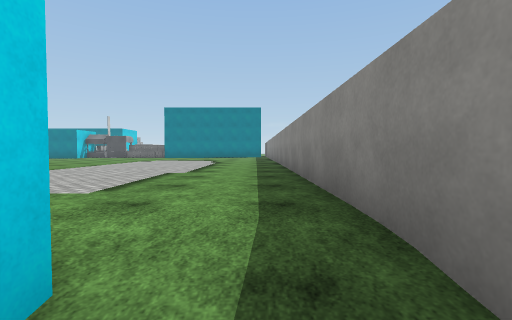
[1] (above)

20 first-person views from a walk through a scene from a Unity 3-D project. The camera is 1.5 m above the floor, tilts 2° down and sees 85° across. The floor is counted in squares, 2 m on a side. Each view is taken from the middle of a square. On the plan, view 1 faces up. The plan holds only what a view shows up to about 10 squares ahead; the rest is blank. The place goes on beyond the plan. The player character is not drawn. Surface patterns are stand-ins for the level's own textures.

[2]
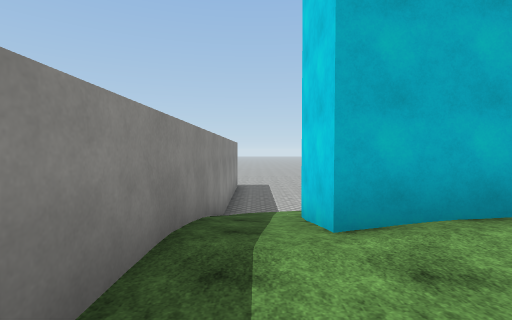

[3]
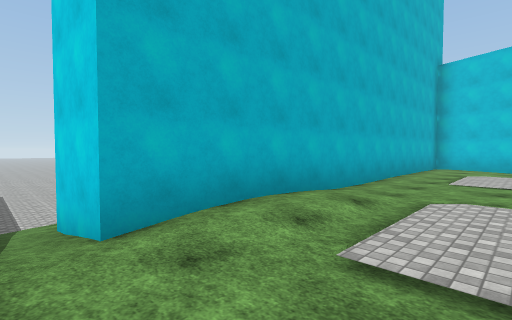

[4]
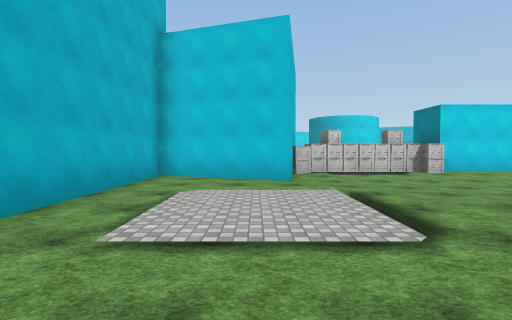

[5]
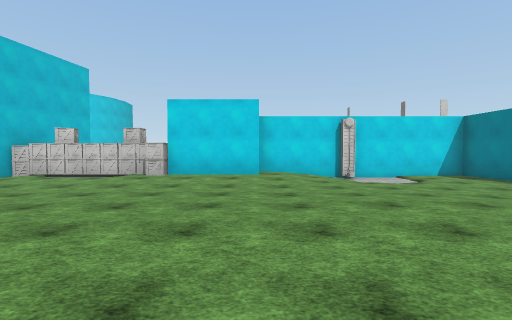

[6]
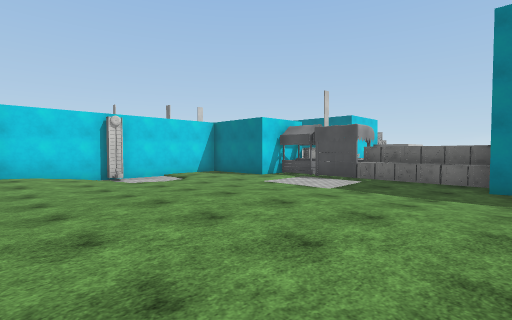

[7]
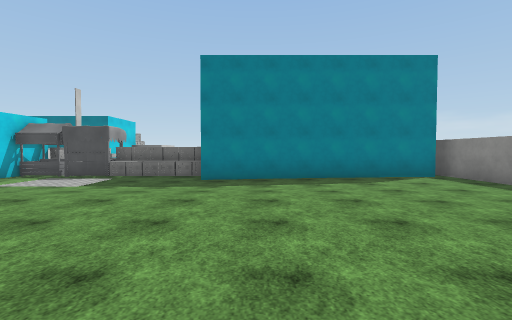

[8]
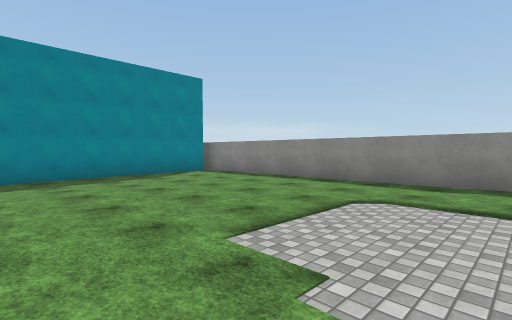

[9]
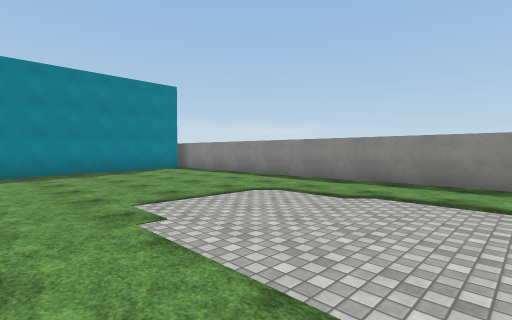

[10]
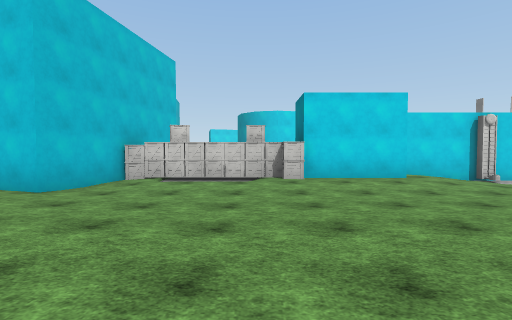

[11]
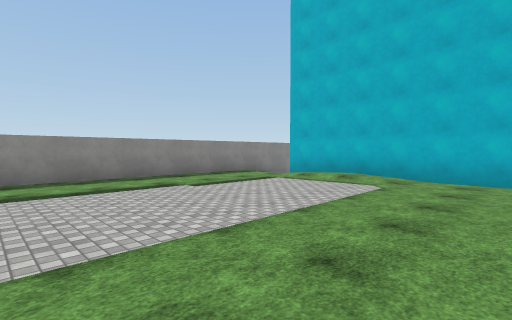

[12]
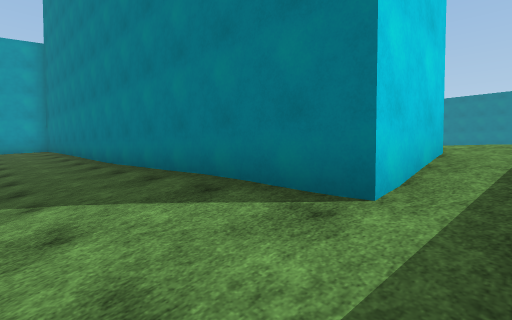

[13]
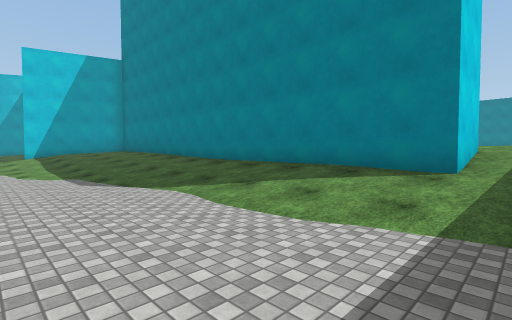

[14]
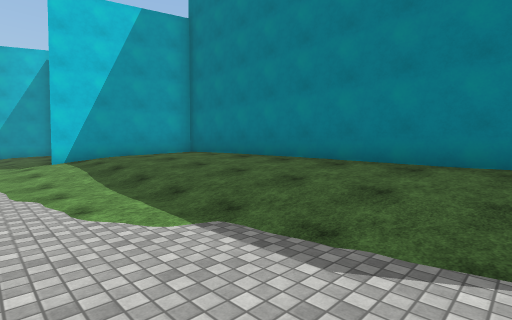

[15]
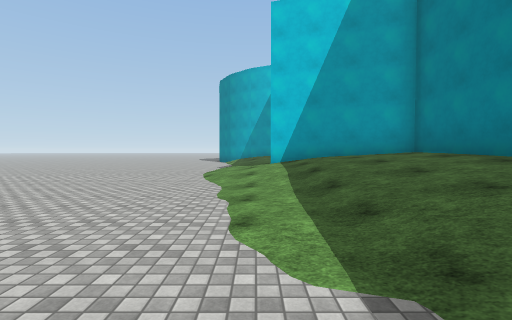

[16]
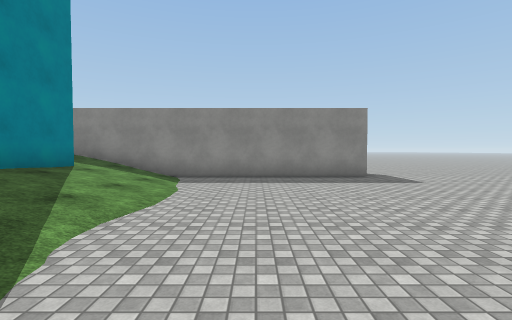

[17]
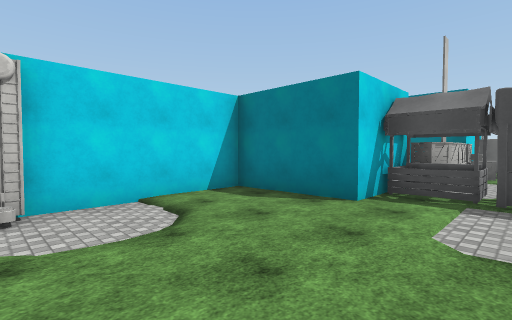

[18]
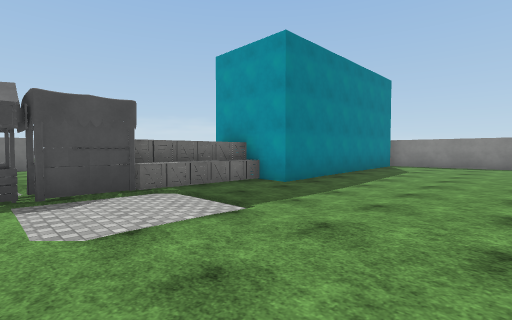

[19]
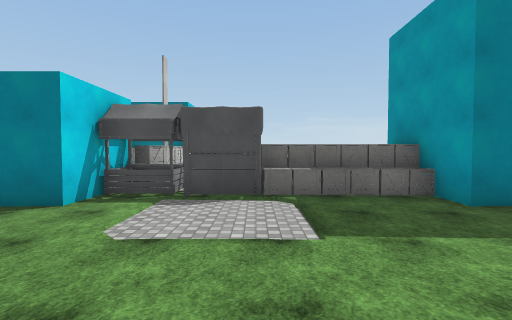

[20]
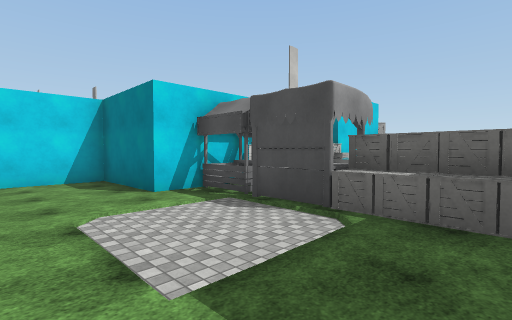

### Floor plan
Key: @ floor where view 1 was taken; # wall or solid block; . main floor; : floor 0.25 m higher than the main floor; - floor 0.25 m lower than the main floor; _ floor 0.5 m lower than the main floor; < floor 1.25 m lower than the main floor; ( floor 1.5 m lower than the main floor; / step, stairs or slope; C crate; O other object.
Columns run from 17 left of view 1 to 1 right of it. Each row starts with its distance up from view 1.
 29      ##
 28     # -
 27    ## -
 26   ##OO-
 25     O--
 24      --
 23     C-/
 22     #OOOCCC
 21  ####-----C########
 20  #-----------.....#
 19  #-----------.....#
 18  #_/-------.......#
 17  #_/--............#
 16  O_/--............#
 15  #/--.............#
 14  #................#
 13  ##...............#
 12   #...............#
 11   #...............#
 10   O...............#
  9  OC/..............#
  8   C/..............#
  7   C/..............#
  6   C...............#
  5   ###.............#
  4     #.............#
  3    ##.............#
  2    #.........:::..#
  1    ##############/#
  0    ##############@#
 -1   ###############/#
 -2   #-_/////////////#
 -3   #///////////////#
 -4   #///////((((((((#
 -5 </////((((((((((((#
 -6 ////((((((((((((((#

Positions as (right, up) in squares from view 1, and headings:
1: (0, 0), facing up
2: (0, 4), facing down
3: (0, 4), facing down-left
4: (-5, 4), facing left
5: (-6, 13), facing left
6: (-6, 13), facing up-left
7: (-5, 12), facing up
8: (-6, 11), facing up-right
9: (-6, 9), facing up-right
10: (-7, 9), facing left
11: (-7, 9), facing down-right
12: (0, -3), facing up-left
13: (0, -6), facing up-left
14: (-6, -6), facing up-left
15: (-7, -5), facing left
16: (-7, -5), facing right
17: (-11, 16), facing up-left
18: (-12, 16), facing up-right
19: (-10, 16), facing up
20: (-8, 18), facing up-left
